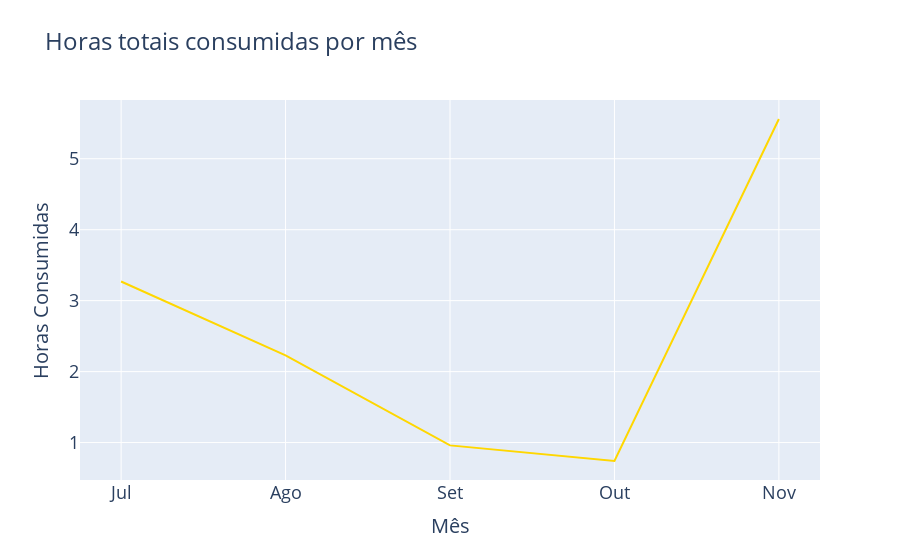

The code cell stored with this chart in its notebook:
### Code cell
df['mes_numero'] = df['data'].dt.month
df_horas_mes = df.copy().groupby(['mes_numero']).agg({'horas_consumidas': 'sum'}).reset_index().sort_values(by='mes_numero', ascending=True)

fig = px.line(df_horas_mes, x='mes_numero', y='horas_consumidas', title='Horas totais consumidas por mês')

fig.update_xaxes(title='Mês', title_font=dict(size=axes_title_font_size), tickfont=dict(size=axes_font_size))
fig.update_yaxes(title='Horas Consumidas',title_font=dict(size=axes_title_font_size), tickfont=dict(size=axes_font_size))

fig.update_traces(line=dict(color='Gold'))

fig.update_layout(
    title=dict(
        font=dict(
            size=title_font_size,
        ),
    ),
    legend=dict(
        title_font_size=legend_title_font_size,
        font=dict(
            size=legend_font_size,
        ),
    ),
)

fig.update_xaxes(range=[df_horas_mes['mes_numero'].min() - 0.25, df_horas_mes['mes_numero'].max() + 0.25])
fig.update_xaxes(
    tickvals=[1, 2, 3, 4, 5, 6, 7, 8, 9, 10, 11, 12],
    ticktext=['Jan', 'Fev', 'Mar', 'Abr', 'Mai', 'Jun', 'Jul', 'Ago', 'Set', 'Out', 'Nov', 'Dez']
)
fig.show()

### Figure 1 — Plotly figure (JSON) as saved in the notebook; plotly's stock layout.template omitted (floating-point values rounded to 4 significant figures)
{"data": [{"hovertemplate": "mes_numero=%{x}<br>horas_consumidas=%{y}<extra></extra>", "legendgroup": "", "line": {"color": "Gold", "dash": "solid"}, "marker": {"symbol": "circle"}, "mode": "lines", "name": "", "orientation": "v", "showlegend": false, "type": "scatter", "x": [7, 8, 9, 10, 11], "xaxis": "x", "y": [3.27, 2.23, 0.96, 0.74, 5.56], "yaxis": "y"}], "layout": {"legend": {"font": {"size": 16}, "title": {"font": {"size": 22}}, "tracegroupgap": 0}, "title": {"font": {"size": 24}, "text": "Horas totais consumidas por mês"}, "xaxis": {"anchor": "y", "domain": [0, 1], "range": [6.75, 11.25], "tickfont": {"size": 18}, "ticktext": ["Jan", "Fev", "Mar", "Abr", "Mai", "Jun", "Jul", "Ago", "Set", "Out", "Nov", "Dez"], "tickvals": [1, 2, 3, 4, 5, 6, 7, 8, 9, 10, 11, 12], "title": {"font": {"size": 20}, "text": "Mês"}}, "yaxis": {"anchor": "x", "domain": [0, 1], "tickfont": {"size": 18}, "title": {"font": {"size": 20}, "text": "Horas Consumidas"}}}}
